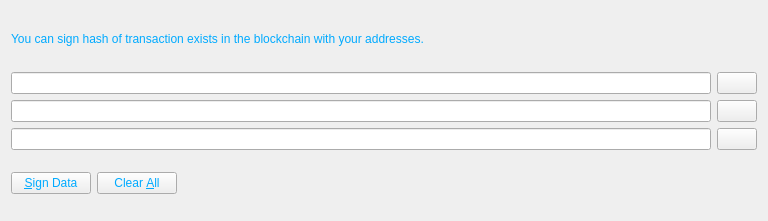
<?xml version="1.0" encoding="UTF-8"?>
<ui version="4.0">
 <class>SecondAuthDialog</class>
 <widget class="QWidget" name="SecondAuthDialog">
  <property name="windowModality">
   <enum>Qt::ApplicationModal</enum>
  </property>
  <property name="geometry">
   <rect>
    <x>0</x>
    <y>0</y>
    <width>768</width>
    <height>221</height>
   </rect>
  </property>
  <property name="windowTitle">
   <string>Second Authentification</string>
  </property>
  <property name="styleSheet">
   <string notr="true">background-image: url(:/images/bkg2);
color: rgb(0, 170, 255);</string>
  </property>
  <layout class="QVBoxLayout" name="verticalLayout">
   <item>
    <widget class="QLabel" name="infoLabel">
     <property name="text">
      <string>You can sign hash of transaction exists in the blockchain with your addresses.</string>
     </property>
     <property name="textFormat">
      <enum>Qt::PlainText</enum>
     </property>
     <property name="wordWrap">
      <bool>true</bool>
     </property>
    </widget>
   </item>
   <item>
    <layout class="QHBoxLayout" name="horizontalLayout">
     <item>
      <widget class="QValidatedLineEdit" name="addressIn">
       <property name="toolTip">
        <string>The address for authentification (e.g. 4Zo1ga6xuKuQ7JV7M9rGDoxdbYwV5zgQJ5)</string>
       </property>
       <property name="maxLength">
        <number>34</number>
       </property>
      </widget>
     </item>
     <item>
      <widget class="QPushButton" name="addressBookButton">
       <property name="toolTip">
        <string>Choose an address from the address book</string>
       </property>
       <property name="text">
        <string/>
       </property>
       <property name="icon">
        <iconset resource="../bitcoin.qrc">
         <normaloff>:/icons/address-book</normaloff>:/icons/address-book</iconset>
       </property>
       <property name="shortcut">
        <string>Alt+A</string>
       </property>
       <property name="autoDefault">
        <bool>false</bool>
       </property>
      </widget>
     </item>
    </layout>
   </item>
   <item>
    <layout class="QHBoxLayout" name="horizontalLayout_2">
     <item>
      <widget class="QLineEdit" name="messageIn">
       <property name="maxLength">
        <number>64</number>
       </property>
      </widget>
     </item>
     <item>
      <widget class="QPushButton" name="pasteButton">
       <property name="toolTip">
        <string>Paste hash from clipboard</string>
       </property>
       <property name="text">
        <string/>
       </property>
       <property name="icon">
        <iconset resource="../bitcoin.qrc">
         <normaloff>:/icons/editpaste</normaloff>:/icons/editpaste</iconset>
       </property>
       <property name="shortcut">
        <string>Alt+P</string>
       </property>
       <property name="autoDefault">
        <bool>false</bool>
       </property>
      </widget>
     </item>
    </layout>
   </item>
   <item>
    <layout class="QHBoxLayout" name="horizontalLayout_3">
     <property name="spacing">
      <number>6</number>
     </property>
     <item>
      <widget class="QLineEdit" name="signatureOut">
       <property name="font">
        <font>
         <italic>true</italic>
        </font>
       </property>
       <property name="readOnly">
        <bool>true</bool>
       </property>
      </widget>
     </item>
     <item>
      <widget class="QPushButton" name="copySignatureButton">
       <property name="toolTip">
        <string>Copy the current signature to the system clipboard</string>
       </property>
       <property name="text">
        <string/>
       </property>
       <property name="icon">
        <iconset resource="../bitcoin.qrc">
         <normaloff>:/icons/editcopy</normaloff>:/icons/editcopy</iconset>
       </property>
       <property name="shortcut">
        <string>Alt+C</string>
       </property>
       <property name="autoDefault">
        <bool>false</bool>
       </property>
      </widget>
     </item>
    </layout>
   </item>
   <item>
    <layout class="QHBoxLayout" name="horizontalLayout_4">
     <item>
      <widget class="QPushButton" name="signMessageButton">
       <property name="toolTip">
        <string>Sign the hash</string>
       </property>
       <property name="text">
        <string>&amp;Sign Data</string>
       </property>
       <property name="icon">
        <iconset resource="../bitcoin.qrc">
         <normaloff>:/icons/edit</normaloff>:/icons/edit</iconset>
       </property>
       <property name="autoDefault">
        <bool>false</bool>
       </property>
      </widget>
     </item>
     <item>
      <widget class="QPushButton" name="clearButton">
       <property name="toolTip">
        <string>Reset all sign message fields</string>
       </property>
       <property name="text">
        <string>Clear &amp;All</string>
       </property>
       <property name="icon">
        <iconset resource="../bitcoin.qrc">
         <normaloff>:/icons/remove</normaloff>:/icons/remove</iconset>
       </property>
       <property name="autoDefault">
        <bool>false</bool>
       </property>
      </widget>
     </item>
     <item>
      <spacer name="horizontalSpacer">
       <property name="orientation">
        <enum>Qt::Horizontal</enum>
       </property>
       <property name="sizeHint" stdset="0">
        <size>
         <width>10</width>
         <height>48</height>
        </size>
       </property>
      </spacer>
     </item>
     <item>
      <widget class="QLabel" name="statusLabel">
       <property name="font">
        <font>
         <weight>75</weight>
         <bold>true</bold>
        </font>
       </property>
       <property name="text">
        <string/>
       </property>
       <property name="wordWrap">
        <bool>true</bool>
       </property>
      </widget>
     </item>
     <item>
      <spacer name="horizontalSpacer_2">
       <property name="orientation">
        <enum>Qt::Horizontal</enum>
       </property>
       <property name="sizeHint" stdset="0">
        <size>
         <width>40</width>
         <height>48</height>
        </size>
       </property>
      </spacer>
     </item>
    </layout>
   </item>
  </layout>
 </widget>
 <customwidgets>
  <customwidget>
   <class>QValidatedLineEdit</class>
   <extends>QLineEdit</extends>
   <header>qvalidatedlineedit.h</header>
  </customwidget>
 </customwidgets>
 <resources>
  <include location="../bitcoin.qrc"/>
 </resources>
 <connections/>
</ui>
